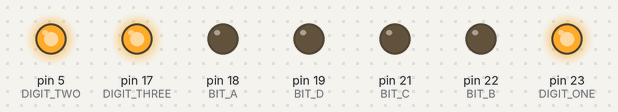
A sketch run on a simulated Arduino Mega 2560, built with avr-gcc and run on an emulated ATmega2560. Shown: output pins drawn as LEDs (lit = HIGH).

Above: at 0.5 s.
At 2.5 s:
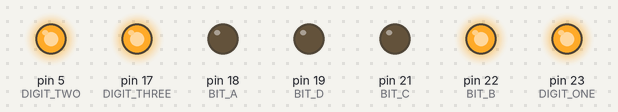
At 3.5 s:
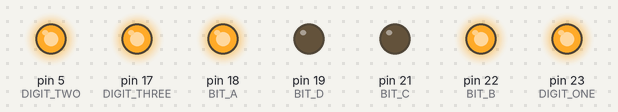
At 5.5 s:
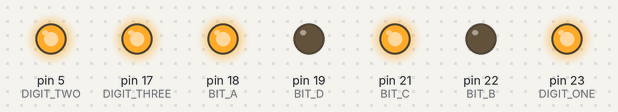
At 8.5 s:
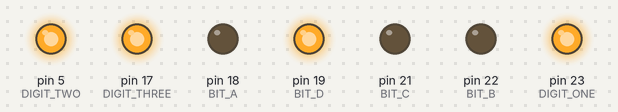
At 11.5 s:
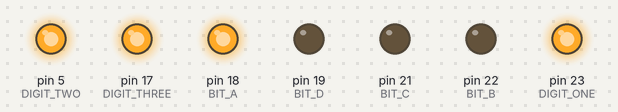
Timing chart, 0 to 13.0 s (numbered marks = the images above):
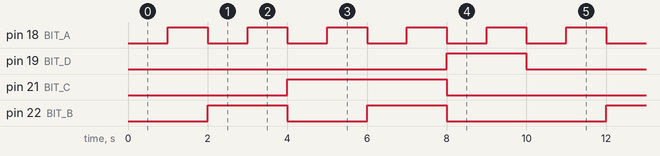

Measured:
- by itself, pin 18 (BIT_A): alternates HIGH for 1.0 s and LOW for 1.0 s
- by itself, pin 19 (BIT_D): alternates HIGH for 2.0 s and LOW for 8.0 s
- by itself, pin 21 (BIT_C): alternates HIGH for 4.0 s and LOW for 6.0 s
- by itself, pin 22 (BIT_B): repeats every 10.0 s: LOW 2.0 s, HIGH 2.0 s, LOW 4.0 s, HIGH 2.0 s

The sketch:

a_Global.ino
```cpp
// Pins to control each digit
const int DIGIT_ONE = 23;
const int DIGIT_TWO = 5;
const int DIGIT_THREE = 17;

// BCD Encoder Input
const int BIT_A = 18; // Least Significant Bit
const int BIT_B = 22;
const int BIT_C = 21;
const int BIT_D = 19; // Highest Significant Bit

// Array to store digits
const int digit[] = { DIGIT_ONE, DIGIT_TWO, DIGIT_THREE};

/************Function Prototypes***************************************************/
// input: DIGIT_ONE, DIGIT_TWO, OR DIGIT_THREE
void turnON_Digit(int number);
void turnOFF_Digit(int number);

void lights_off();  // turns off all 3 digits
void displayNum(int number);  // input integer between 0-9
void count2nine();  // counts from 0-9
void displayNum3(int one, int two, int three); // displays 3 numbers simultaneously
```

b_SETUP.ino
```cpp
void setup()
{
  // Set pins as outputs
  for (int i = 0; i < 3; i++)
    {pinMode(digit[i], OUTPUT);}


  pinMode(18, OUTPUT);
  pinMode(22, OUTPUT);
  pinMode(21, OUTPUT);
  pinMode(19, OUTPUT);
  //turn on all 3 digits
  turnON_Digit(DIGIT_ONE);
  turnON_Digit(DIGIT_TWO);
  turnON_Digit(DIGIT_THREE);
} // end setup()
```

c_LOOP.ino
```cpp
void loop()
{
  // Test 7 Digit display //
  count2nine();

  // Displays 3 numbers on 7 segment display
//  displayNum3(3,6,8)


}
```

d_Function.ino
```cpp
void lights_off()
// Turns off all three digits
{
  for (int i = 0; i < 3; i++)
  {digitalWrite(digit[i], LOW);}
}


void turnON_Digit(int number)
{ // Turns on a single digit
  switch (number)
  {
    // first digit
    case DIGIT_ONE:
      digitalWrite(DIGIT_ONE, HIGH);
      break;
    // second digit
    case DIGIT_TWO:
      digitalWrite(DIGIT_TWO, HIGH);
      break;
    // third digit
    case DIGIT_THREE:
      digitalWrite(DIGIT_THREE, HIGH);
      break;
  }
}


void turnOFF_Digit(int number)
{ // Turns OFF a single digit
  switch (number)
  {
    // first digit
    case DIGIT_ONE:
      digitalWrite(DIGIT_ONE, LOW);
      break;
    // second digit
    case DIGIT_TWO:
      digitalWrite(DIGIT_TWO, LOW);
      break;
    // third digit
    case DIGIT_THREE:
      digitalWrite(DIGIT_THREE, LOW);
      break;
    }
}

void displayNum(int number)
{ // displays a number 0-9
  switch (number)
  {
    case 0:
      digitalWrite(BIT_D, LOW);
      digitalWrite(BIT_C, LOW);
      digitalWrite(BIT_B, LOW);
      digitalWrite(BIT_A, LOW);
      break;
    case 1:
      digitalWrite(BIT_D, LOW);
      digitalWrite(BIT_C, LOW);
      digitalWrite(BIT_B, LOW);
      digitalWrite(BIT_A, HIGH);
      break;
    case 2:
      digitalWrite(BIT_D, LOW);
      digitalWrite(BIT_C, LOW);
      digitalWrite(BIT_B, HIGH);
      digitalWrite(BIT_A, LOW);
      break;
   case 3:
      digitalWrite(BIT_D, LOW);
      digitalWrite(BIT_C, LOW);
      digitalWrite(BIT_B, HIGH);
      digitalWrite(BIT_A, HIGH);
      break;
   case 4:
      digitalWrite(BIT_D, LOW);
      digitalWrite(BIT_C, HIGH);
      digitalWrite(BIT_B, LOW);
      digitalWrite(BIT_A, LOW);
      break;
  case 5:
      digitalWrite(BIT_D, LOW);
      digitalWrite(BIT_C, HIGH);
      digitalWrite(BIT_B, LOW);
      digitalWrite(BIT_A, HIGH);
      break;
  case 6:
      digitalWrite(BIT_D, LOW);
      digitalWrite(BIT_C, HIGH);
      digitalWrite(BIT_B, HIGH);
      digitalWrite(BIT_A, LOW);
      break;
  case 7:
      digitalWrite(BIT_D, LOW);
      digitalWrite(BIT_C, HIGH);
      digitalWrite(BIT_B, HIGH);
      digitalWrite(BIT_A, HIGH);
      break;
  case 8:
      digitalWrite(BIT_D, HIGH);
      digitalWrite(BIT_C, LOW);
      digitalWrite(BIT_B, LOW);
      digitalWrite(BIT_A, LOW);
      break;
  case 9:
      digitalWrite(BIT_D, HIGH);
      digitalWrite(BIT_C, LOW);
      digitalWrite(BIT_B, LOW);
      digitalWrite(BIT_A, HIGH);
      break;
  }
}
```

e_TestFunctions.ino
```cpp
void count2nine()
// Counts from 0-9
{
  for (int i = 0; i<10; i++)
  {displayNum(i);
    delay(1000);}
}


void displayNum3(int one, int two, int three)
// Displays 3 different numbers simultaneously
{
  //display first number on digit 3
  turnON_Digit(DIGIT_THREE);
  turnOFF_Digit(DIGIT_TWO);
  turnOFF_Digit(DIGIT_ONE);
  displayNum(one);
  delay(5);
  //display second number on digit 2
  turnOFF_Digit(DIGIT_THREE);
  turnON_Digit(DIGIT_TWO);
  turnOFF_Digit(DIGIT_ONE);
  displayNum(two);
  delay(5);
  //display third number on digit 1
  turnOFF_Digit(DIGIT_THREE);
  turnOFF_Digit(DIGIT_TWO);
  turnON_Digit(DIGIT_ONE);
  displayNum(three);
  delay(5);
}
```
